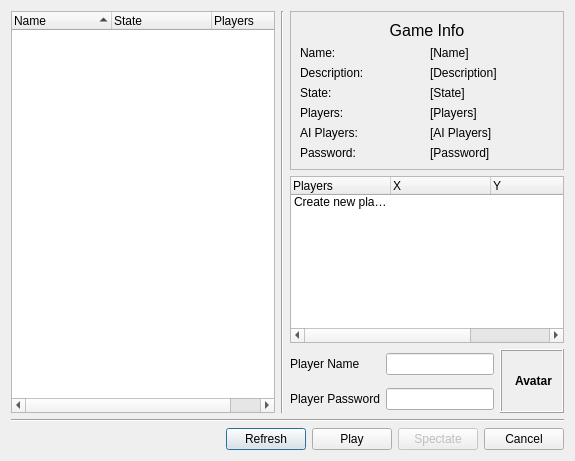
<?xml version="1.0" encoding="UTF-8"?>
<ui version="4.0">
 <class>JoinGameDialog</class>
 <widget class="QDialog" name="JoinGameDialog">
  <property name="geometry">
   <rect>
    <x>0</x>
    <y>0</y>
    <width>575</width>
    <height>461</height>
   </rect>
  </property>
  <property name="sizePolicy">
   <sizepolicy hsizetype="Fixed" vsizetype="Fixed">
    <horstretch>0</horstretch>
    <verstretch>0</verstretch>
   </sizepolicy>
  </property>
  <property name="windowTitle">
   <string>Join Game</string>
  </property>
  <layout class="QVBoxLayout" name="verticalLayout_2">
   <item>
    <layout class="QHBoxLayout" name="horizontalLayout_2">
     <item>
      <widget class="QTreeWidget" name="gameListView">
       <property name="focusPolicy">
        <enum>Qt::NoFocus</enum>
       </property>
       <property name="autoScroll">
        <bool>true</bool>
       </property>
       <property name="alternatingRowColors">
        <bool>true</bool>
       </property>
       <property name="indentation">
        <number>15</number>
       </property>
       <property name="rootIsDecorated">
        <bool>false</bool>
       </property>
       <property name="itemsExpandable">
        <bool>false</bool>
       </property>
       <property name="sortingEnabled">
        <bool>true</bool>
       </property>
       <property name="animated">
        <bool>true</bool>
       </property>
       <property name="allColumnsShowFocus">
        <bool>false</bool>
       </property>
       <column>
        <property name="text">
         <string>Name</string>
        </property>
       </column>
       <column>
        <property name="text">
         <string>State</string>
        </property>
       </column>
       <column>
        <property name="text">
         <string>Players</string>
        </property>
       </column>
       <column>
        <property name="text">
         <string/>
        </property>
       </column>
      </widget>
     </item>
     <item>
      <widget class="Line" name="line_2">
       <property name="orientation">
        <enum>Qt::Vertical</enum>
       </property>
      </widget>
     </item>
     <item>
      <layout class="QVBoxLayout" name="verticalLayout">
       <item>
        <widget class="QFrame" name="frame">
         <property name="frameShape">
          <enum>QFrame::StyledPanel</enum>
         </property>
         <property name="frameShadow">
          <enum>QFrame::Raised</enum>
         </property>
         <layout class="QGridLayout" name="gridLayout_2">
          <item row="0" column="0" colspan="2">
           <widget class="QLabel" name="label_12">
            <property name="font">
             <font>
              <pointsize>12</pointsize>
             </font>
            </property>
            <property name="text">
             <string>Game Info</string>
            </property>
            <property name="alignment">
             <set>Qt::AlignCenter</set>
            </property>
           </widget>
          </item>
          <item row="1" column="0">
           <widget class="QLabel" name="label_13">
            <property name="text">
             <string>Name:</string>
            </property>
           </widget>
          </item>
          <item row="1" column="1">
           <widget class="QLabel" name="labelName">
            <property name="text">
             <string>[Name]</string>
            </property>
           </widget>
          </item>
          <item row="2" column="0">
           <widget class="QLabel" name="label_14">
            <property name="text">
             <string>Description:</string>
            </property>
           </widget>
          </item>
          <item row="2" column="1">
           <widget class="QLabel" name="labelDescription">
            <property name="text">
             <string>[Description]</string>
            </property>
           </widget>
          </item>
          <item row="3" column="0">
           <widget class="QLabel" name="label_15">
            <property name="text">
             <string>State:</string>
            </property>
           </widget>
          </item>
          <item row="3" column="1">
           <widget class="QLabel" name="labelState">
            <property name="text">
             <string>[State]</string>
            </property>
           </widget>
          </item>
          <item row="4" column="0">
           <widget class="QLabel" name="label_16">
            <property name="text">
             <string>Players:</string>
            </property>
           </widget>
          </item>
          <item row="4" column="1">
           <widget class="QLabel" name="labelPlayers">
            <property name="text">
             <string>[Players]</string>
            </property>
           </widget>
          </item>
          <item row="5" column="0">
           <widget class="QLabel" name="label_18">
            <property name="text">
             <string>AI Players:</string>
            </property>
           </widget>
          </item>
          <item row="5" column="1">
           <widget class="QLabel" name="labelAIPlayers">
            <property name="text">
             <string>[AI Players]</string>
            </property>
           </widget>
          </item>
          <item row="6" column="0">
           <widget class="QLabel" name="label_17">
            <property name="text">
             <string>Password:</string>
            </property>
           </widget>
          </item>
          <item row="6" column="1">
           <widget class="QLabel" name="labelPassword">
            <property name="text">
             <string>[Password]</string>
            </property>
           </widget>
          </item>
         </layout>
        </widget>
       </item>
       <item>
        <widget class="QTreeWidget" name="playerListView">
         <property name="sizePolicy">
          <sizepolicy hsizetype="Preferred" vsizetype="Expanding">
           <horstretch>0</horstretch>
           <verstretch>0</verstretch>
          </sizepolicy>
         </property>
         <property name="focusPolicy">
          <enum>Qt::NoFocus</enum>
         </property>
         <property name="editTriggers">
          <set>QAbstractItemView::EditKeyPressed</set>
         </property>
         <property name="alternatingRowColors">
          <bool>true</bool>
         </property>
         <property name="selectionMode">
          <enum>QAbstractItemView::SingleSelection</enum>
         </property>
         <property name="indentation">
          <number>15</number>
         </property>
         <property name="rootIsDecorated">
          <bool>false</bool>
         </property>
         <property name="uniformRowHeights">
          <bool>true</bool>
         </property>
         <property name="itemsExpandable">
          <bool>false</bool>
         </property>
         <property name="sortingEnabled">
          <bool>false</bool>
         </property>
         <property name="animated">
          <bool>false</bool>
         </property>
         <property name="allColumnsShowFocus">
          <bool>false</bool>
         </property>
         <property name="headerHidden">
          <bool>false</bool>
         </property>
         <property name="expandsOnDoubleClick">
          <bool>true</bool>
         </property>
         <column>
          <property name="text">
           <string>Players</string>
          </property>
         </column>
         <column>
          <property name="text">
           <string>X</string>
          </property>
         </column>
         <column>
          <property name="text">
           <string>Y</string>
          </property>
         </column>
         <column>
          <property name="text">
           <string>Z</string>
          </property>
         </column>
         <item>
          <property name="text">
           <string>Create new player</string>
          </property>
          <property name="text">
           <string/>
          </property>
         </item>
        </widget>
       </item>
       <item>
        <layout class="QGridLayout" name="gridLayout">
         <item row="0" column="0">
          <widget class="QLabel" name="label_7">
           <property name="sizePolicy">
            <sizepolicy hsizetype="Preferred" vsizetype="Preferred">
             <horstretch>0</horstretch>
             <verstretch>0</verstretch>
            </sizepolicy>
           </property>
           <property name="text">
            <string>Player Name</string>
           </property>
           <property name="buddy">
            <cstring>lineEditPlayerName</cstring>
           </property>
          </widget>
         </item>
         <item row="0" column="1">
          <widget class="QLineEdit" name="lineEditPlayerName">
           <property name="sizePolicy">
            <sizepolicy hsizetype="Preferred" vsizetype="Fixed">
             <horstretch>0</horstretch>
             <verstretch>0</verstretch>
            </sizepolicy>
           </property>
          </widget>
         </item>
         <item row="0" column="2" rowspan="2">
          <widget class="client::SelectPlayerIconWidget" name="selectPlayerIconWidget">
           <property name="minimumSize">
            <size>
             <width>64</width>
             <height>64</height>
            </size>
           </property>
           <property name="maximumSize">
            <size>
             <width>64</width>
             <height>64</height>
            </size>
           </property>
           <property name="frameShape">
            <enum>QFrame::Box</enum>
           </property>
           <property name="frameShadow">
            <enum>QFrame::Raised</enum>
           </property>
           <property name="text">
            <string>&lt;!DOCTYPE HTML PUBLIC &quot;-//W3C//DTD HTML 4.0//EN&quot; &quot;http://www.w3.org/TR/REC-html40/strict.dtd&quot;&gt;
&lt;html&gt;&lt;head&gt;&lt;meta name=&quot;qrichtext&quot; content=&quot;1&quot; /&gt;&lt;style type=&quot;text/css&quot;&gt;
p, li { white-space: pre-wrap; }
&lt;/style&gt;&lt;/head&gt;&lt;body style=&quot; font-family:'DejaVu Sans'; font-size:9pt; font-weight:400; font-style:normal;&quot;&gt;
&lt;p align=&quot;center&quot; style=&quot; margin-top:0px; margin-bottom:0px; margin-left:0px; margin-right:0px; -qt-block-indent:0; text-indent:0px;&quot;&gt;&lt;span style=&quot; font-weight:600;&quot;&gt;Avatar&lt;/span&gt;&lt;/p&gt;&lt;/body&gt;&lt;/html&gt;</string>
           </property>
          </widget>
         </item>
         <item row="1" column="0">
          <widget class="QLabel" name="label_9">
           <property name="toolTip">
            <string>You can set your password here. This password will be required to reconnect to your player in case of disconnection.</string>
           </property>
           <property name="text">
            <string>Player Password</string>
           </property>
           <property name="buddy">
            <cstring>lineEditPlayerPassword</cstring>
           </property>
          </widget>
         </item>
         <item row="1" column="1">
          <widget class="QLineEdit" name="lineEditPlayerPassword">
           <property name="sizePolicy">
            <sizepolicy hsizetype="Preferred" vsizetype="Fixed">
             <horstretch>0</horstretch>
             <verstretch>0</verstretch>
            </sizepolicy>
           </property>
          </widget>
         </item>
        </layout>
       </item>
      </layout>
     </item>
    </layout>
   </item>
   <item>
    <widget class="Line" name="line">
     <property name="orientation">
      <enum>Qt::Horizontal</enum>
     </property>
    </widget>
   </item>
   <item>
    <layout class="QHBoxLayout" name="horizontalLayout">
     <item>
      <spacer name="horizontalSpacer">
       <property name="orientation">
        <enum>Qt::Horizontal</enum>
       </property>
       <property name="sizeHint" stdset="0">
        <size>
         <width>40</width>
         <height>20</height>
        </size>
       </property>
      </spacer>
     </item>
     <item>
      <widget class="QPushButton" name="pushButtonRefresh">
       <property name="text">
        <string>Refresh</string>
       </property>
      </widget>
     </item>
     <item>
      <widget class="QPushButton" name="pushButtonPlay">
       <property name="text">
        <string>Play</string>
       </property>
      </widget>
     </item>
     <item>
      <widget class="QPushButton" name="pushButtonSpectate">
       <property name="enabled">
        <bool>false</bool>
       </property>
       <property name="text">
        <string>Spectate</string>
       </property>
      </widget>
     </item>
     <item>
      <widget class="QPushButton" name="pushButtonCancel">
       <property name="text">
        <string>Cancel</string>
       </property>
      </widget>
     </item>
    </layout>
   </item>
  </layout>
 </widget>
 <customwidgets>
  <customwidget>
   <class>client::SelectPlayerIconWidget</class>
   <extends>QLabel</extends>
   <header>selectplayericonwidget.h</header>
  </customwidget>
 </customwidgets>
 <resources/>
 <connections>
  <connection>
   <sender>pushButtonCancel</sender>
   <signal>clicked()</signal>
   <receiver>JoinGameDialog</receiver>
   <slot>close()</slot>
   <hints>
    <hint type="sourcelabel">
     <x>666</x>
     <y>271</y>
    </hint>
    <hint type="destinationlabel">
     <x>356</x>
     <y>145</y>
    </hint>
   </hints>
  </connection>
 </connections>
</ui>
